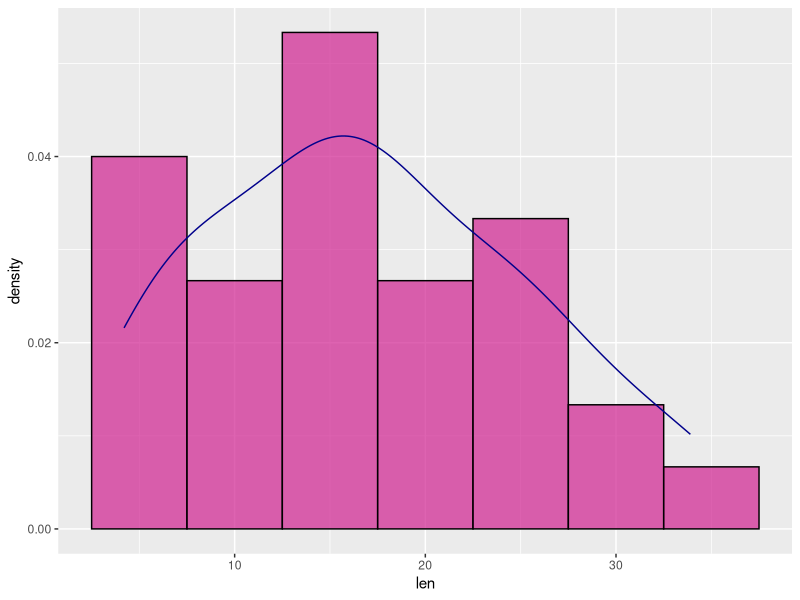
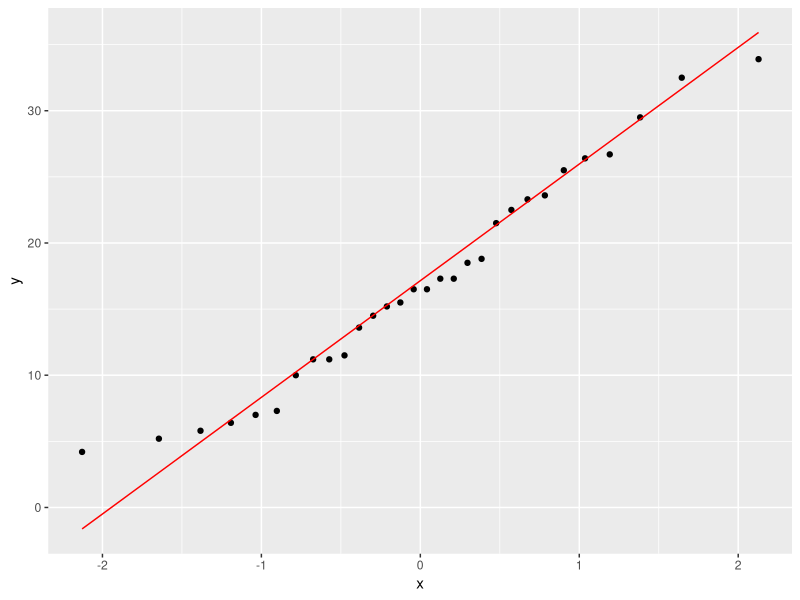
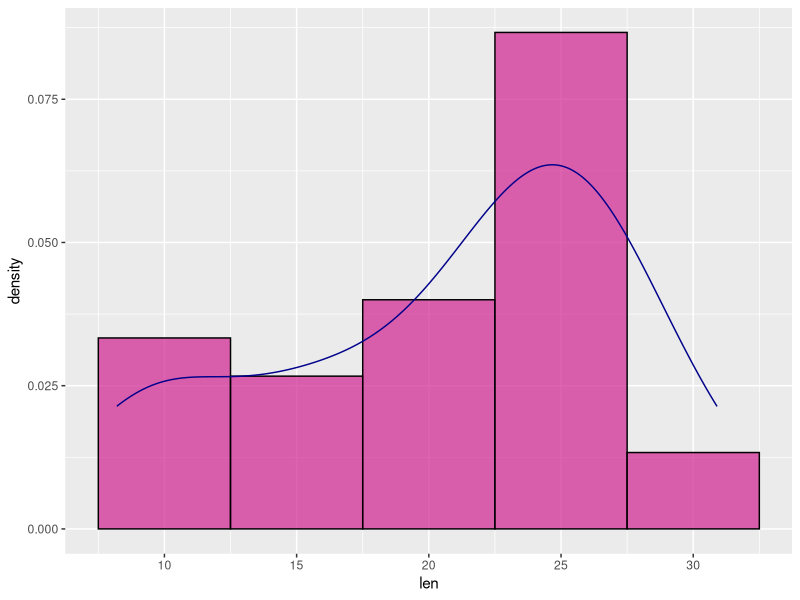
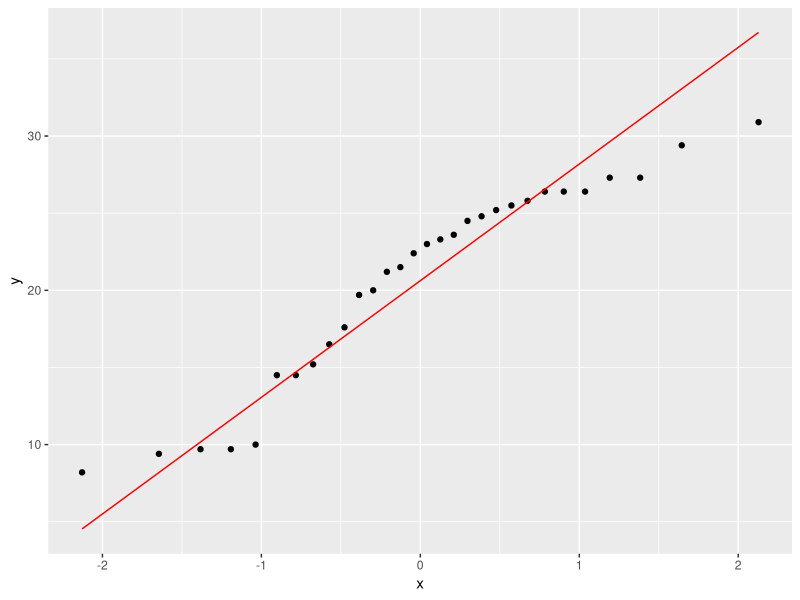
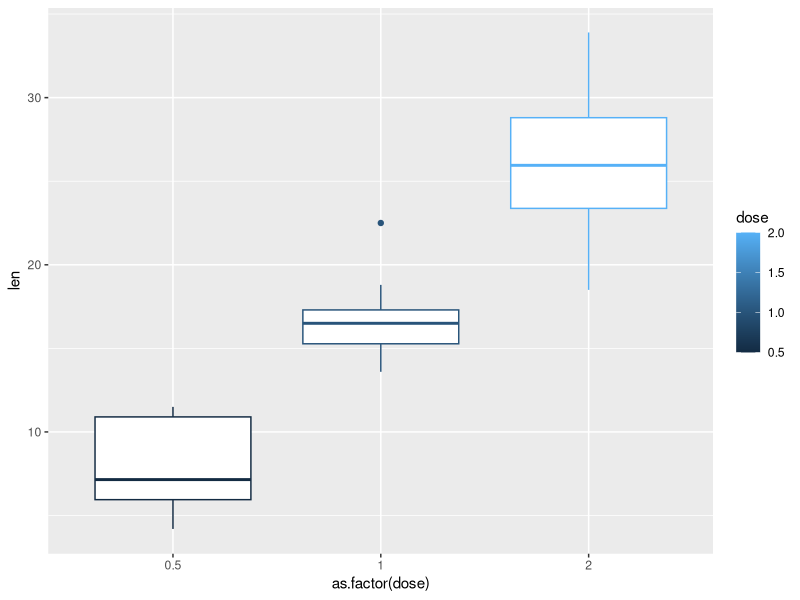
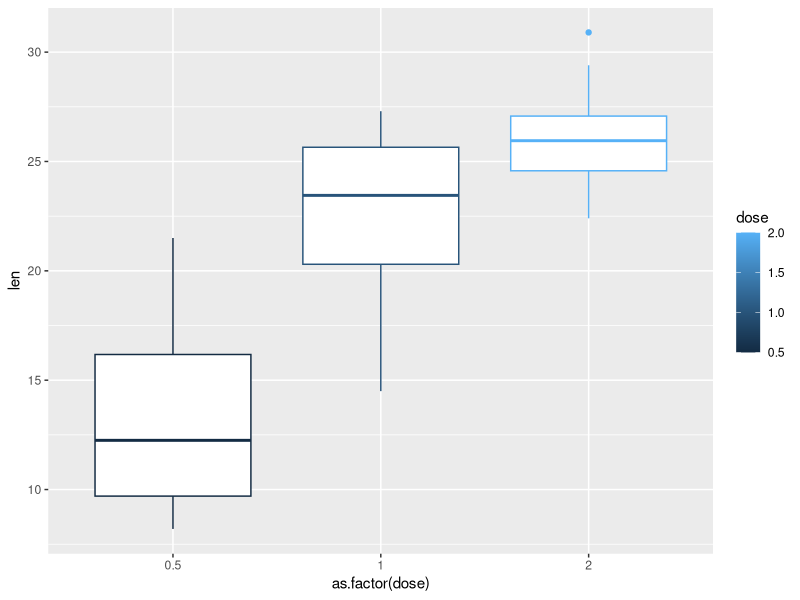
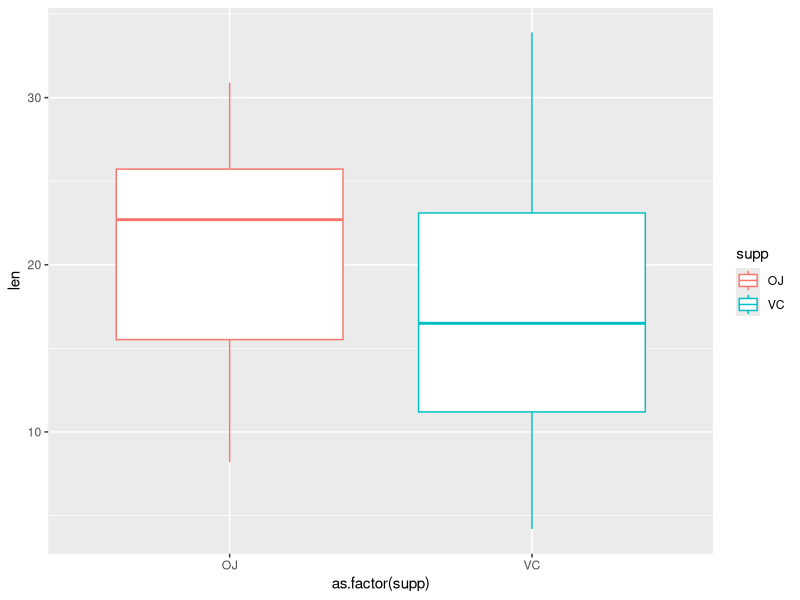
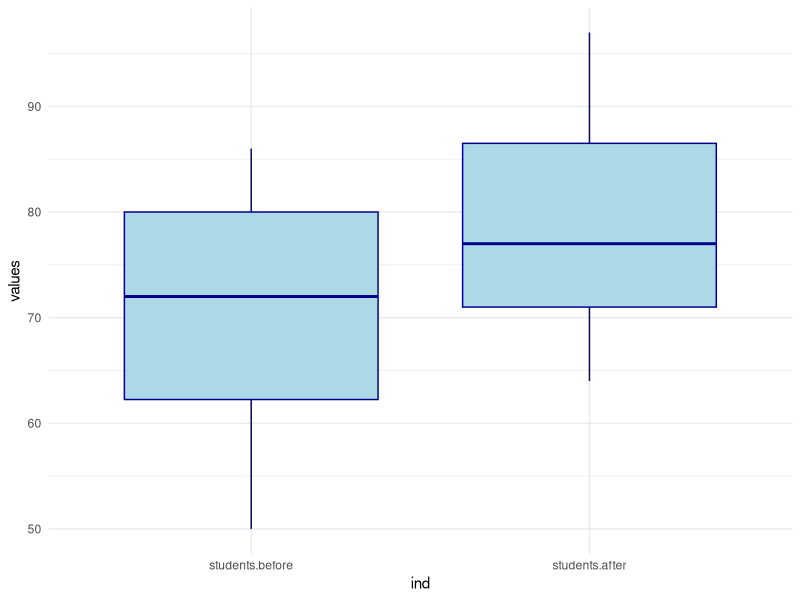

Source code (R) for these figures, in order:
## ---- chunk 1
# Загрузка данных
data <- ToothGrowth
data1 <- subset(data,supp=="VC")
data2 <- subset(data,supp=="OJ")
shapiro.test(data1$len)
## ---- chunk 2
# Загрузка данных
data <- ToothGrowth
data2 <- subset(data,supp=="OJ")
shapiro.test(data2$len)

## ---- chunk 3
# Загрузка данных
data <- ToothGrowth
data1 <- subset(data,supp=="VC")
data2 <- subset(data,supp=="OJ")
result_norm1 <- shapiro.test(data1$len)
result_norm2 <- shapiro.test(data2$len)

test_1 <- function(x1,x2) {
if (x2 > 0.05) {
    cat('mean = ',mean(x1))
    cat("\n")
    cat('sd = ', sd(x1))
    cat("\n")
    } else {
    cat('median = ', median(x1))
    cat("\n")
    cat('quant = ', quantile(x1))
    cat("\n")
  }
}
test_1(data1$len,result_norm1$p.value)
test_1(data2$len,result_norm2$p.value) 
## ---- chunk 4
# Базовую описательную статистику дает функция summary()
# Загрузка данных
data <- ToothGrowth
data1 <- subset(data,supp=="VC")
data2 <- subset(data,supp=="OJ")
summary(data1$len)
summary(data2$len)

## ---- chunk 5
# Загрузка данных
data <- ToothGrowth
data1 <- subset(data,supp=="VC")
library(ggplot2)
# гистограмма
ggplot(data = data1, aes(x=len, y = ..density..)) + 
  geom_histogram(binwidth=5, fill="violetred", color="black", alpha=0.7) +  geom_density(col = "darkblue")
# QQ -график
ggplot(data = data1, aes(sample = len)) +  stat_qq() + stat_qq_line(col = "red")

## ---- chunk 6
# Загрузка данных
data <- ToothGrowth
data2 <- subset(data,supp=="OJ")
library(ggplot2)
# гистограммf
ggplot(data = data2, aes(x=len, y = ..density..)) + 
  geom_histogram(binwidth=5, fill="violetred", color="black", alpha=0.7) +  geom_density(col = "darkblue")
# QQ -график
ggplot(data = data2, aes(sample = len)) +  stat_qq() + stat_qq_line(col = "red")
## ---- chunk 7
# Загрузка данных
data <- ToothGrowth
wilcox.test(len ~ supp, data = data, conf.level = 0.95, exact=FALSE)
# где exact=FALSE позволяет игнорировать повторяющиеся значения

## ---- chunk 8
# Загрузка данных
data <- ToothGrowth
data1 <- subset(data,supp=="VC")
data2 <- subset(data,supp=="OJ")
library(ggplot2)
ggplot(data1, aes(x=as.factor(dose), y=len)) + geom_boxplot(aes(colour=dose))
ggplot(data2, aes(x=as.factor(dose), y=len)) + geom_boxplot(aes(colour=dose))
ggplot(data, aes(x=as.factor(supp), y=len)) + geom_boxplot(aes(colour=supp))

## ---- chunk 9
students <- data.frame(
  student_id = 1:20,
  before = round(rnorm(20, mean = 71, sd = 10)),  # Результаты до обучения
  after = round(rnorm(20, mean = 75, sd = 10))    # Результаты после обучения
)
# Просмотр данных
print(students)

## ---- chunk 10
students <- data.frame(
  student_id = 1:20,
  before <- c(68,86,64,67,50,54,60,77,81,63,59,69,76,75,80,80,58,81,77,80),  
  after <- c(88,88,67,97,69,71,76,83,71,77,89,64,78,77,89,66,77,73,82,86) 
)
t.test(students$before, students$after, paired = TRUE)
## ---- chunk 11
students <- data.frame(
  student_id = 1:20,
  before <- c(68,86,64,67,50,54,60,77,81,63,59,69,76,75,80,80,58,81,77,80),  
  after <- c(88,88,67,97,69,71,76,83,71,77,89,64,78,77,89,66,77,73,82,86) 
)
library(ggplot2)
students_plot <- data.frame(students$before, students$after)
ggplot(stack(students_plot), aes(x = ind, y = values)) +  
geom_boxplot(fill = "lightblue", color = "darkblue") +  theme_minimal()

## ---- chunk 12
data_gym <- matrix(c(round(runif(4,20,90))),nrow = 2, byrow = TRUE)
rownames(data_gym) <- c("gym_yes","gym_no")
colnames(data_gym) <- c("headache_yes","headache_no")
# просмотр данных
print(data_gym)

## ---- chunk 13
data_gym <- matrix(c(41,73,83,45),nrow = 2, byrow = TRUE)
rownames(data_gym) <- c("gym_yes","gym_no")
colnames(data_gym) <- c("headache_yes","headache_no")
chisq.test(data_gym)
## ---- chunk 14
data_gym <- data.frame(
  Category = rep(c("gym_yes", "gym_no"), each = 2),
  Subcategory = rep(c("headache_yes", "headache_no"), times = 2),
  Value = c(41,73,83,45)
  )
library(ggplot2)
ggplot(data =  data_gym, aes(x=Category, y=Value, fill=Subcategory)) + 
  geom_bar(stat="identity")+
  theme_minimal()


## ---- chunk 15
data5 <- matrix(c(round(runif(4,14,30))),nrow = 2, 
            dimnames = list("Пневмония" = c("январь", "февраль"),
                        "Короновирус" = c("январь", "февраль")))
# Просмотр данных
print(data5)
mcnemar.test(x = data5, correct = TRUE)

## ---- chunk 16
data5 <- data.frame(
  Category = rep(c("короновирус", "пневмония"), each = 2),
  Subcategory = rep(c("январь", "февраль"), times = 2),
  Value = c(15,18,29,19))
library(ggplot2)
ggplot(data =  data5, aes(x=Category, y=Value, fill=Subcategory)) + 
  geom_bar(stat="identity")+
  theme_minimal()
